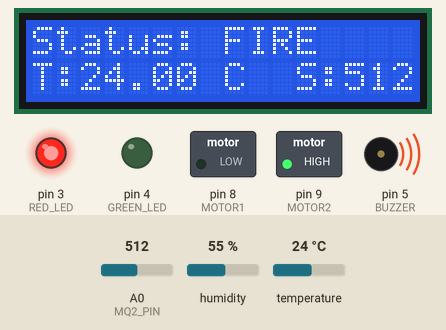
Simulated run of this sketch. Board: Arduino Uno, built with avr-gcc and run on an emulated ATmega328P. On the bench: 16×2 character LCD, switched loads named in the sketch (green lamp = pin HIGH), output pins drawn as LEDs (lit = HIGH), buzzer (waves = sounding, pin HIGH). The inputs (shaded band) are chosen by the test bench; at power-on: A0 (MQ2_PIN) = 512, temperature 24 °C, humidity 55 %. The modem accepts every AT command (registered, SIM ready, sends succeed) and sends nothing else.

Above: at 3.2 s.
3.3 s: A0 (MQ2_PIN) set to 310
At 13.1 s:
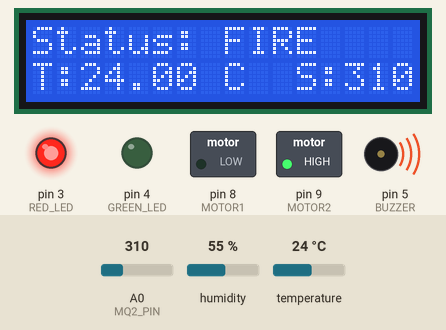
13.4 s: A0 (MQ2_PIN) set to 293
At 22.1 s:
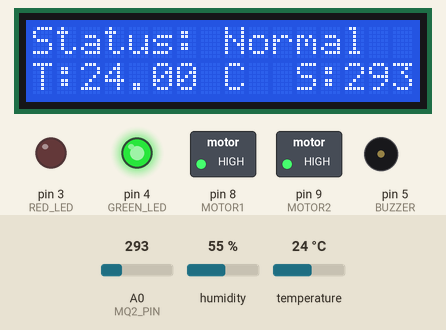
23.1 s: temperature set to 12 °C
At 24.5 s:
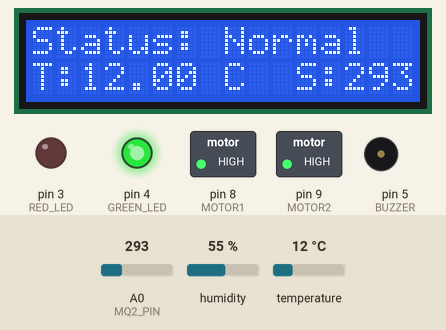
32.8 s: temperature set to 19 °C
At 35.3 s:
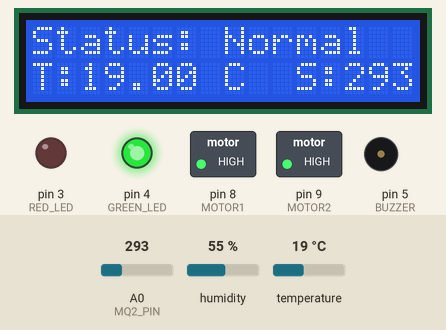
42.5 s: temperature set to 28 °C
At 43.7 s:
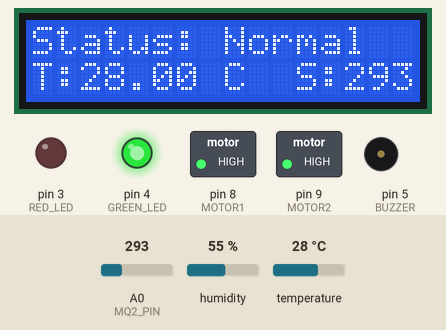
52.2 s: A0 (MQ2_PIN) set to 306
At 53.8 s:
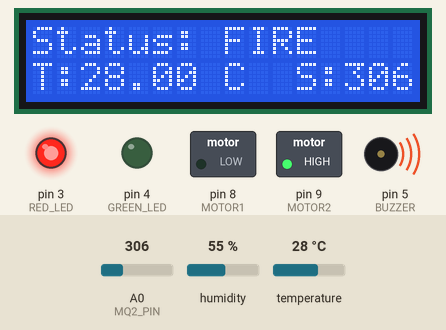
Timing chart, 0 to 62.9 s (numbered marks = the images above; inputs shaded):
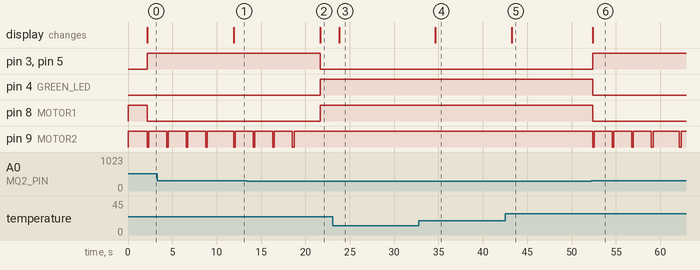

Measured:
- the behaviour switches between 301 and 300 on A0 (MQ2_PIN) (found by bisection; images 1 and 2)
- after the input at 3.3 s, the display: changes after 8.6 s (image 1)
- after the input at 13.4 s, pin 3 (RED_LED), pin 5 (BUZZER): HIGH → LOW after 8.3 s; pin 4 (GREEN_LED), pin 8 (MOTOR1): LOW → HIGH after 8.3 s; pin 9 (MOTOR2): goes on until 18.7 s, then stays HIGH; the display: changes after 8.3 s (image 2)
- after the input at 23.1 s, the display: changes after 0.74 s (image 3)
- after the input at 32.8 s, the display: changes after 1.8 s (image 4)
- after the input at 42.5 s, the display: changes after 0.73 s (image 5)
- after the input at 52.2 s, pin 3 (RED_LED), pin 5 (BUZZER): LOW → HIGH after 0.18 s; pin 4 (GREEN_LED), pin 8 (MOTOR1): HIGH → LOW after 0.18 s; pin 9 (MOTOR2): goes 3 × (LOW 0.20 s, HIGH 2.0 s), LOW 0.20 s, HIGH 3.0 s, LOW 0.20 s, then HIGH, starting after 0.18 s; the display: changes after 0.18 s (image 6)

The sketch:

FireDetectionAndAlertSystem.ino
```cpp
#include <DHT.h>
#include <Wire.h>
#include <LiquidCrystal_I2C.h>
#include <SoftwareSerial.h>

// Pin Definitions
#define DHTPIN 2          // DHT11 sensor pin
#define DHTTYPE DHT11     // DHT sensor type
#define MQ2_PIN A0        // MQ2 gas sensor pin
#define RED_LED 3         // Red LED pin
#define GREEN_LED 4       // Green LED pin
#define BUZZER 5          // Buzzer pin
#define MOTOR1 8          // First motor relay pin
#define MOTOR2 9          // Second motor relay pin

// Constants
const int smokeThreshold = 300;       // threshold for MQ2 sensor
const float tempThreshold = 50.0;     // temperature threshold for DHT11 (in °C)

// SoftwareSerial for SIM800L and LiquidCrystal_I2C for LCD
SoftwareSerial sim800l(10, 11);         // RX, TX for SIM800L
LiquidCrystal_I2C lcd(0x27, 16, 2);   // LCD I2C address, 16 columns, 2 rows
DHT dht(DHTPIN, DHTTYPE);

void setup() {
  // Initialize components
  pinMode(MQ2_PIN, INPUT);
  pinMode(RED_LED, OUTPUT);
  pinMode(GREEN_LED, OUTPUT);
  pinMode(BUZZER, OUTPUT);
  pinMode(MOTOR1, OUTPUT);
  pinMode(MOTOR2, OUTPUT);

  // Initialize serial communication
  Serial.begin(9600);
  sim800l.begin(9600);

  // Turn off relays
  digitalWrite(MOTOR1, HIGH);
  digitalWrite(MOTOR2, HIGH);

  // Initialize sensors and display
  dht.begin();
  lcd.begin(16, 2);
  lcd.backlight();

  // Initial LCD message
  lcd.clear();
  lcd.setCursor(0, 0);
  lcd.print("System");
  lcd.setCursor(0, 1);
  lcd.print("Initializing...");
  delay(2000);
}

void loop() {
  // Read DHT11 sensor values
  float temperature = dht.readTemperature();
  float humidity = dht.readHumidity();

  // Read MQ2 sensor value
  int smokeLevel = analogRead(MQ2_PIN);

  // Display sensor readings on LCD
  lcd.clear();
  displayStatus(temperature, smokeLevel);

  // Fire detection logic
  if (isFireDetected(smokeLevel, temperature)) {
    activateFireAlert(); // Activate alert for fire detected
    sendSMSAlert();      // Send SMS alert
  } else {
    resetAlert();        // Reset alerts if no fire is detected
  }

  delay(500);  // Delay for sensor update
}

// Function to check if fire is detected
bool isFireDetected(int smokeLevel, float temperature) {
  return smokeLevel > smokeThreshold || temperature > tempThreshold;
}

// Function to display status on LCD
void displayStatus(float temperature, int smokeLevel) {
  lcd.setCursor(0, 0);
  if (isFireDetected(smokeLevel, temperature)) {
    lcd.print("Status: FIRE");
  } else {
    lcd.print("Status: Normal");
  }

  lcd.setCursor(0, 1);
  lcd.print("T:");
  lcd.print(temperature);  // Print temperature
  lcd.print(" C  S:");
  lcd.print(smokeLevel);   // Print smoke level
}

// Function to activate alerts for fire detection
void activateFireAlert() {
  digitalWrite(RED_LED, HIGH);
  digitalWrite(GREEN_LED, LOW);
  digitalWrite(BUZZER, HIGH);
  digitalWrite(MOTOR1, LOW);

  // Control submersible water pump (MOTOR2)
  for (int i = 0; i < 4; i++) {  // Run the pump for 8 seconds
    digitalWrite(MOTOR2, LOW);    // Turn on the pump
    delay(200);                   // Pump runs for 2 seconds
    digitalWrite(MOTOR2, HIGH);   // Turn off the pump
    delay(2000);                  // Pump off for 3 seconds
  }
}

// Function to reset alerts
void resetAlert() {
  digitalWrite(RED_LED, LOW);
  digitalWrite(GREEN_LED, HIGH);
  digitalWrite(BUZZER, LOW);
  digitalWrite(MOTOR1, HIGH);
  digitalWrite(MOTOR2, HIGH);
}

// Function to send SMS alert
void sendSMSAlert() {
  sim800l.println("AT+CMGF=1"); // Set SMS to text mode
  delay(100);
  sim800l.print("AT+CMGS=\"+9779845353156\"\r");
  delay(100);
  sim800l.print("Fire detected! Temperature and smoke levels are high. Evacuate Immediately");
  delay(100);
  sim800l.write(26); // Send CTRL+Z to send SMS
}
```
